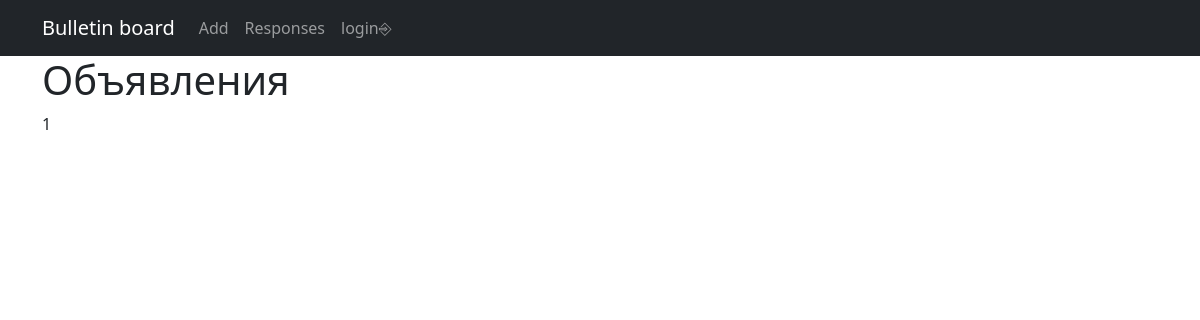
The app's page /, older data.
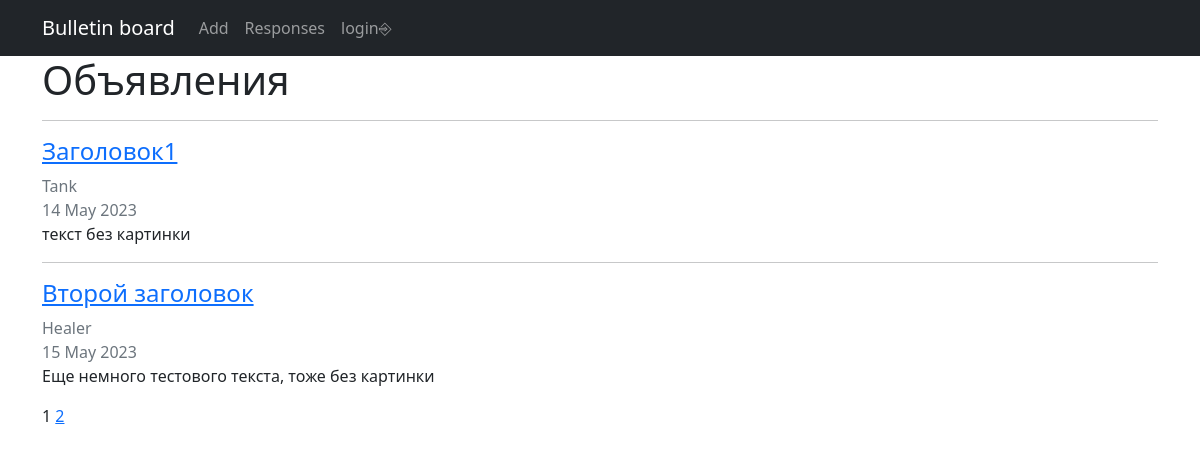
The same page, newer data.
### ads/models.py (models this page shows, shortened)
class Ads(models.Model):
    TYPE = [
        ('TK', 'Tank'),
        ('HL', 'Healer'),
        ('DD', 'Damage dealer'),
        ('TR', 'Trader'),
        ('GM', 'Guild master'),
        ('QG', 'Quest giver'),
        ('WS', 'Warsmith'),
        ('TN', 'Tanner'),
        ('PM', 'Potion maker'),
        ('SM', 'Spell master'),
    ]
    header = models.CharField(max_length=128)
    text = models.TextField()
    date_create = models.DateTimeField(auto_now_add=True)
    author = models.ForeignKey(User, on_delete=models.CASCADE)
    category = models.CharField(max_length=2, choices=TYPE, default='TK')

### ads/views.py (the view)
# urls.py: path('', AdsList.as_view(), name='ads_list'),
class AdsList(ListView):
    model = Ads
    ordering = 'date_create'
    template_name = 'ads.html'
    context_object_name = 'ads'
    paginate_by = 2

### templates/ads.html (shortened to what this page needs)
{% extends 'flatpages/default.html' %}
{% block content %}
<h1>Объявления</h1>
{% for ad in ads %}
    <hr>
    <h4>
        <a href="{% url 'ads_list' %}{{ ad.id }}">
            {{ ad.header }}
        </a>
    </h4>
    <div class="text-secondary">
        {{ ad.get_category_display }}
    </div>
    <div class="text-secondary">{{ ad.date_create|date:'d M Y' }}</div>
    <p>{{ ad.text|truncatewords:20}}</p>
{% endfor %}
   {{ page_obj.number }}
   {% if page_obj.has_next %}
       <a href="?page={{ page_obj.next_page_number }}">{{ page_obj.next_page_number }}</a>
   {% endif %}
{% endblock content %}

### templates/flatpages/default.html (shortened to what this page needs)
<!DOCTYPE html>
<html lang="en">
    <head>
        {% load static %}
        {% load account %}
        <link href="{% static 'css/styles.css' %}" rel="stylesheet" />
    </head>
    <body>
        <nav class="navbar navbar-expand-lg navbar-dark bg-dark static-top">
            <div class="container">
                <a class="navbar-brand" href="{% url 'ads_list' %}">Bulletin board</a>
                <div class="collapse navbar-collapse" id="navbarResponsive">
                    <ul class="navbar-nav ml-auto">
                        <li class="nav-item">
                            <a class="nav-link" href="{% url 'ad_create' %}">Add</a>
                        </li>
                        <li class="nav-item active">
                            <a class="nav-link" href="{% url 'responses' %}">Responses</a>
                        </li>
                        {% if user.is_authenticated %}
                            <li class="nav-item">
                                <a class="nav-link" href="{% url 'account_email' %}">Вы вошли как: {% user_display user %}</a>
                            </li>
                            <li class="nav-item">
                                <a class="nav-link" href="{% url 'account_logout' %}">logout</a>
                            </li>
                        {% else %}
                            <li class="nav-item">
                                <a class="nav-link" href="{% url 'account_login' %}">login⎆</a>
                            </li>
                        {% endif %}
                    </ul>
                </div>
            </div>
        </nav>
        <div class="container">
            <div class="row">
                <div class="col-lg-12 text-start">
                    {% block content %}{% endblock content %}
                </div>
            </div>
        </div>
    </body>
</html>

Row changes from the older to the newer data that the page shows:
added Ads: header "Заголовок1", category "Tank", date_create "14 May 2023", text "текст без картинки"
added Ads: header "Второй заголовок", category "Healer", date_create "15 May 2023", text "Еще немного тестового текста, тоже без картинки"
Text that changed along with them:
{{ page_obj.next_page_number }}: (not shown) → "2"
